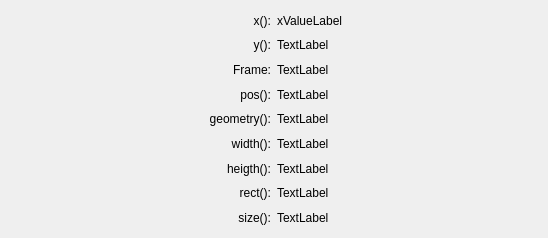
<?xml version="1.0" encoding="UTF-8"?>
<ui version="4.0">
 <class>Geometry</class>
 <widget class="QDialog" name="Geometry">
  <property name="geometry">
   <rect>
    <x>0</x>
    <y>0</y>
    <width>548</width>
    <height>238</height>
   </rect>
  </property>
  <property name="windowTitle">
   <string>Geometry</string>
  </property>
  <property name="modal">
   <bool>true</bool>
  </property>
  <layout class="QGridLayout" name="gridLayout">
   <item row="0" column="0">
    <layout class="QGridLayout" name="mainLayout" columnstretch="1,1">
     <property name="sizeConstraint">
      <enum>QLayout::SetMaximumSize</enum>
     </property>
     <property name="leftMargin">
      <number>0</number>
     </property>
     <item row="5" column="1">
      <widget class="QLabel" name="widthValueLabel">
       <property name="sizePolicy">
        <sizepolicy hsizetype="Expanding" vsizetype="Expanding">
         <horstretch>0</horstretch>
         <verstretch>0</verstretch>
        </sizepolicy>
       </property>
       <property name="text">
        <string>TextLabel</string>
       </property>
      </widget>
     </item>
     <item row="8" column="0">
      <widget class="QLabel" name="rectLabel">
       <property name="sizePolicy">
        <sizepolicy hsizetype="Expanding" vsizetype="Expanding">
         <horstretch>0</horstretch>
         <verstretch>0</verstretch>
        </sizepolicy>
       </property>
       <property name="text">
        <string>rect():</string>
       </property>
       <property name="alignment">
        <set>Qt::AlignRight|Qt::AlignTrailing|Qt::AlignVCenter</set>
       </property>
      </widget>
     </item>
     <item row="10" column="0">
      <widget class="QLabel" name="sizeLabel">
       <property name="sizePolicy">
        <sizepolicy hsizetype="Expanding" vsizetype="Expanding">
         <horstretch>0</horstretch>
         <verstretch>0</verstretch>
        </sizepolicy>
       </property>
       <property name="text">
        <string>size():</string>
       </property>
       <property name="alignment">
        <set>Qt::AlignRight|Qt::AlignTrailing|Qt::AlignVCenter</set>
       </property>
      </widget>
     </item>
     <item row="0" column="0">
      <widget class="QLabel" name="xLabel">
       <property name="sizePolicy">
        <sizepolicy hsizetype="Expanding" vsizetype="Expanding">
         <horstretch>0</horstretch>
         <verstretch>0</verstretch>
        </sizepolicy>
       </property>
       <property name="text">
        <string>x():</string>
       </property>
       <property name="alignment">
        <set>Qt::AlignRight|Qt::AlignTrailing|Qt::AlignVCenter</set>
       </property>
      </widget>
     </item>
     <item row="6" column="0">
      <widget class="QLabel" name="heightLabel">
       <property name="sizePolicy">
        <sizepolicy hsizetype="Expanding" vsizetype="Expanding">
         <horstretch>0</horstretch>
         <verstretch>0</verstretch>
        </sizepolicy>
       </property>
       <property name="text">
        <string>heigth():</string>
       </property>
       <property name="alignment">
        <set>Qt::AlignRight|Qt::AlignTrailing|Qt::AlignVCenter</set>
       </property>
      </widget>
     </item>
     <item row="3" column="1">
      <widget class="QLabel" name="posValueLabel">
       <property name="sizePolicy">
        <sizepolicy hsizetype="Expanding" vsizetype="Expanding">
         <horstretch>0</horstretch>
         <verstretch>0</verstretch>
        </sizepolicy>
       </property>
       <property name="text">
        <string>TextLabel</string>
       </property>
      </widget>
     </item>
     <item row="0" column="1">
      <widget class="QLabel" name="xValueLabel">
       <property name="sizePolicy">
        <sizepolicy hsizetype="Expanding" vsizetype="Expanding">
         <horstretch>0</horstretch>
         <verstretch>0</verstretch>
        </sizepolicy>
       </property>
       <property name="text">
        <string>xValueLabel</string>
       </property>
      </widget>
     </item>
     <item row="6" column="1">
      <widget class="QLabel" name="heightValueLabel">
       <property name="sizePolicy">
        <sizepolicy hsizetype="Expanding" vsizetype="Expanding">
         <horstretch>0</horstretch>
         <verstretch>0</verstretch>
        </sizepolicy>
       </property>
       <property name="text">
        <string>TextLabel</string>
       </property>
      </widget>
     </item>
     <item row="5" column="0">
      <widget class="QLabel" name="widthLabel">
       <property name="sizePolicy">
        <sizepolicy hsizetype="Expanding" vsizetype="Expanding">
         <horstretch>0</horstretch>
         <verstretch>0</verstretch>
        </sizepolicy>
       </property>
       <property name="text">
        <string>width():</string>
       </property>
       <property name="alignment">
        <set>Qt::AlignRight|Qt::AlignTrailing|Qt::AlignVCenter</set>
       </property>
      </widget>
     </item>
     <item row="4" column="1">
      <widget class="QLabel" name="geoValueLabel">
       <property name="sizePolicy">
        <sizepolicy hsizetype="Expanding" vsizetype="Expanding">
         <horstretch>0</horstretch>
         <verstretch>0</verstretch>
        </sizepolicy>
       </property>
       <property name="text">
        <string>TextLabel</string>
       </property>
      </widget>
     </item>
     <item row="1" column="0">
      <widget class="QLabel" name="yLabel">
       <property name="sizePolicy">
        <sizepolicy hsizetype="Expanding" vsizetype="Expanding">
         <horstretch>0</horstretch>
         <verstretch>0</verstretch>
        </sizepolicy>
       </property>
       <property name="text">
        <string>y():</string>
       </property>
       <property name="alignment">
        <set>Qt::AlignRight|Qt::AlignTrailing|Qt::AlignVCenter</set>
       </property>
      </widget>
     </item>
     <item row="2" column="1">
      <widget class="QLabel" name="frmValueLabel">
       <property name="sizePolicy">
        <sizepolicy hsizetype="Expanding" vsizetype="Expanding">
         <horstretch>0</horstretch>
         <verstretch>0</verstretch>
        </sizepolicy>
       </property>
       <property name="text">
        <string>TextLabel</string>
       </property>
      </widget>
     </item>
     <item row="4" column="0">
      <widget class="QLabel" name="geoLabel">
       <property name="sizePolicy">
        <sizepolicy hsizetype="Expanding" vsizetype="Expanding">
         <horstretch>0</horstretch>
         <verstretch>0</verstretch>
        </sizepolicy>
       </property>
       <property name="text">
        <string>geometry():</string>
       </property>
       <property name="alignment">
        <set>Qt::AlignRight|Qt::AlignTrailing|Qt::AlignVCenter</set>
       </property>
      </widget>
     </item>
     <item row="2" column="0">
      <widget class="QLabel" name="frmLabel">
       <property name="sizePolicy">
        <sizepolicy hsizetype="Expanding" vsizetype="Expanding">
         <horstretch>0</horstretch>
         <verstretch>0</verstretch>
        </sizepolicy>
       </property>
       <property name="text">
        <string>Frame:</string>
       </property>
       <property name="alignment">
        <set>Qt::AlignRight|Qt::AlignTrailing|Qt::AlignVCenter</set>
       </property>
      </widget>
     </item>
     <item row="3" column="0">
      <widget class="QLabel" name="posLabel">
       <property name="sizePolicy">
        <sizepolicy hsizetype="Expanding" vsizetype="Expanding">
         <horstretch>0</horstretch>
         <verstretch>0</verstretch>
        </sizepolicy>
       </property>
       <property name="text">
        <string>pos():</string>
       </property>
       <property name="alignment">
        <set>Qt::AlignRight|Qt::AlignTrailing|Qt::AlignVCenter</set>
       </property>
      </widget>
     </item>
     <item row="10" column="1">
      <widget class="QLabel" name="sizeValueLabel">
       <property name="sizePolicy">
        <sizepolicy hsizetype="Expanding" vsizetype="Expanding">
         <horstretch>0</horstretch>
         <verstretch>0</verstretch>
        </sizepolicy>
       </property>
       <property name="text">
        <string>TextLabel</string>
       </property>
      </widget>
     </item>
     <item row="8" column="1">
      <widget class="QLabel" name="rectValueLabel">
       <property name="sizePolicy">
        <sizepolicy hsizetype="Expanding" vsizetype="Expanding">
         <horstretch>0</horstretch>
         <verstretch>0</verstretch>
        </sizepolicy>
       </property>
       <property name="text">
        <string>TextLabel</string>
       </property>
      </widget>
     </item>
     <item row="1" column="1">
      <widget class="QLabel" name="yValueLabel">
       <property name="sizePolicy">
        <sizepolicy hsizetype="Expanding" vsizetype="Expanding">
         <horstretch>0</horstretch>
         <verstretch>0</verstretch>
        </sizepolicy>
       </property>
       <property name="text">
        <string>TextLabel</string>
       </property>
      </widget>
     </item>
    </layout>
   </item>
  </layout>
 </widget>
 <layoutdefault spacing="6" margin="11"/>
 <resources/>
 <connections/>
</ui>
